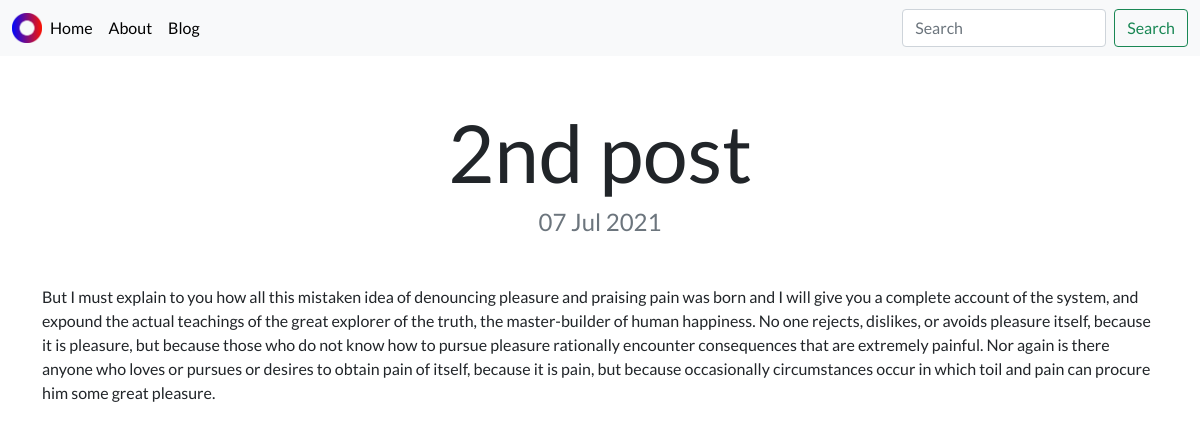
Page /blog/2 on the committed database.
### blog/models.py (models this page shows, shortened)
class Post(models.Model):
    title=models.CharField(max_length=200)
    description=models.TextField()
    date=models.DateTimeField(auto_now_add=True)

### blog/views.py (the view)
# urls.py: path('<int:blog_id>', views.details,name='details')
def details(request,blog_id):
    blog=get_object_or_404(Post,pk=blog_id)
    return render(request,"blog/details.html",{'blog':blog})

### blog/templates/blog/details.html (shortened to what this page needs)
{%extends 'portfolio/base.html'%}
{% block content%}
<div class="container">
<h2 class="text-center mt-5" id="blogdetailtitle">{{blog.title}}</h2>
<h4 class="text-center text-muted mb-5">{{blog.date|date:'d M Y'}}</h4>
<p>{{blog.description|safe}}</p>
</div>
{%endblock%}

### personal_portfolio/static/portfolio/custom.css (style rules this page uses)
body { font-family: 'Lato', sans-serif; }
@media (min-width: 992px) { #blogdetailtitle { font-size: 5rem; } }

### rows in the picture
Post: title "2nd post", date "07 Jul 2021", description "But I must explain to you how all this mistaken idea of denouncing pleasure and praising pain was born and I will give you a complete account of the system, and expound the actual teachings of the great explorer of the truth, the master-builder of human happiness. No one rejects, dislikes, or avoids pleasure itself, because it is pleasure, but because those who do not know how to pursue pleasure rationally encounter consequences that are extremely painful. Nor again is there anyone who loves or pursues or desires to obtain pain of itself, because it is pain, but because occasionally circumstances occur in which toil and pain can procure him some great pleasure."
